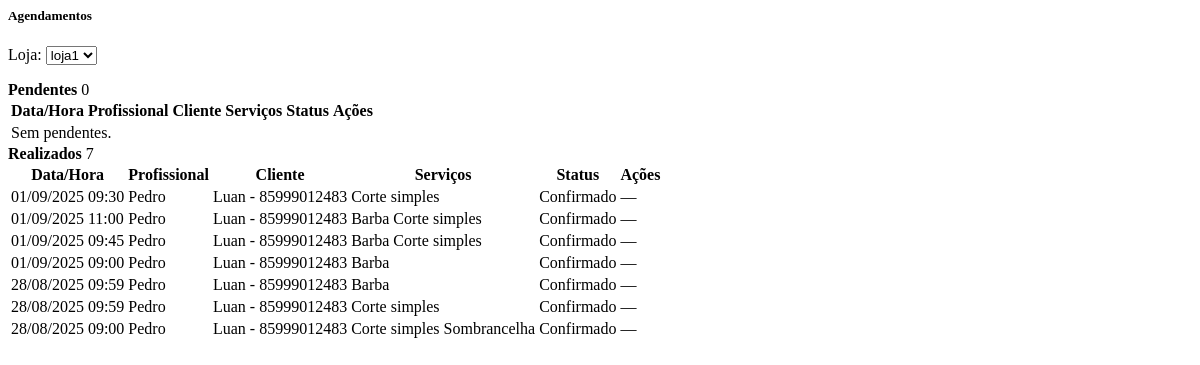
The page /home/agendamentos/ (signed in) on the database as committed earlier.
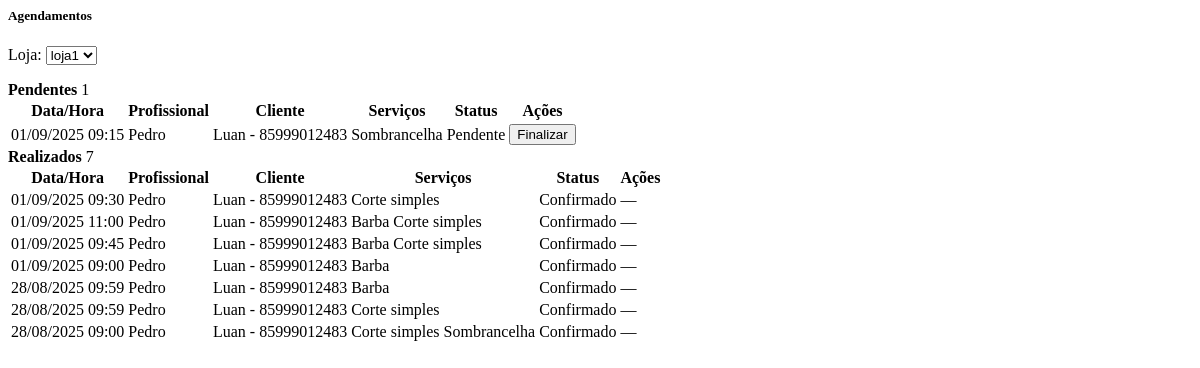
The same page on the database as committed later.
### apps/appointments/models.py (models this page shows, shortened)
class Agendamento(models.Model):
    cliente = models.ForeignKey(
        settings.AUTH_USER_MODEL,
        on_delete=models.CASCADE,
        related_name="agendamentos"
    )
    loja = models.ForeignKey("cadastro.Loja", on_delete=models.CASCADE, related_name="agendamentos")
    funcionario = models.ForeignKey("cadastro.Funcionario", on_delete=models.CASCADE, related_name="agendamentos")
    servicos = models.ManyToManyField("cadastro.Servico", related_name="agendamentos")
    duracao_total_minutos = models.PositiveIntegerField(default=0)
    data = models.DateField()
    hora = models.TimeField()
    criado_em = models.DateTimeField(auto_now_add=True)
    confirmado = models.BooleanField(default=False)
    class FormaPagamento(models.TextChoices):
        PIX = "pix", "PIX"
        DEBITO = "debito", "Débito"
        DINHEIRO = "dinheiro", "Dinheiro"
        CREDITO = "credito", "Cartão de Crédito"
    valor_final = models.DecimalField(
        max_digits=10, decimal_places=2, null=True, blank=True
    )
    teve_desconto = models.BooleanField(default=False)
    forma_pagamento = models.CharField(
        max_length=20, choices=FormaPagamento.choices, blank=True, null=True
    )
    observacao = models.TextField(blank=True)
    finalizado_em = models.DateTimeField(blank=True, null=True)

### apps/cadastro/models.py (models this page shows, shortened)
class Funcionario(models.Model):
    class Cargo(models.TextChoices):
        BARBEIRO = 'barbeiro', 'Barbeiro'
        CABELEIREIRO = 'cabeleireiro', 'Cabeleireiro(a)'
        MANICURE = 'manicure', 'Manicure/Pedicure'
        ESTETICISTA = 'esteticista', 'Esteticista'
        SOMBRANCELHA = 'sobrancelha', 'Designer de Sobrancelha'
        RECEPCAO = 'recepcao', 'Recepção'
        OUTRO = 'outro', 'Outro'
    phone_regex = RegexValidator(
        r'^\+?\d{10,15}$',
        'Informe telefone no formato internacional, ex.: +5585...'
    )
    loja = models.ForeignKey('Loja', on_delete=models.CASCADE, related_name='funcionarios')
    nome = models.CharField(max_length=120)
    cargo = models.CharField(max_length=20, choices=Cargo.choices, default=Cargo.BARBEIRO)
    email = models.EmailField(blank=True, null=True)
    telefone = models.CharField(max_length=17, blank=True, null=True, validators=[phone_regex])
    slug = models.SlugField(max_length=160, blank=True)
    ativo = models.BooleanField(default=True)
    criado_em = models.DateTimeField(auto_now_add=True)
    atualizado_em = models.DateTimeField(auto_now=True)
    class Meta:
        verbose_name = 'Funcionário'
        verbose_name_plural = 'Funcionários'
        unique_together = (('loja', 'slug'),)
        ordering = ('nome',)

class Servico(models.Model):
    loja = models.ForeignKey(Loja, on_delete=models.CASCADE, related_name='servicos')
    nome = models.CharField(max_length=160)
    slug = models.SlugField(max_length=180, blank=True)
    descricao = models.TextField(blank=True)
    duracao_minutos = models.PositiveSmallIntegerField(validators=[MinValueValidator(1)], default=30)
    preco = models.DecimalField(max_digits=10, decimal_places=2, validators=[MinValueValidator(0)])
    profissionais = models.ManyToManyField('Funcionario', related_name='servicos', blank=True)
    ativo = models.BooleanField(default=True)
    criado_em = models.DateTimeField(auto_now_add=True)
    atualizado_em = models.DateTimeField(auto_now=True)
    class Meta:
        verbose_name = "Serviço"
        verbose_name_plural = "Serviços"
        ordering = ("nome",)
        unique_together = (("loja", "slug"),)

### apps/accounts/models.py (models this page shows, shortened)
class User(AbstractUser):
    nome = models.CharField(max_length=120, blank=True, null=True)
    sobrenome = models.CharField(max_length=120, blank=True, null=True)
    grupo = models.SlugField(max_length=150, blank=True)  # << slug único para subdomínio
    email = models.EmailField(unique=True)
    is_owner = models.BooleanField(default=False)
    is_client = models.BooleanField(default=False)
    phone_regex = RegexValidator(r"^\+?\d{10,15}$", "Informe telefone no formato internacional, ex.: +5585...")
    phone = models.CharField(max_length=17, blank=True, null=True, validators=[phone_regex])
    full_name = models.CharField(max_length=120, blank=True, null=True)
    USERNAME_FIELD = "email"
    REQUIRED_FIELDS = []
    objects = UserManager()

### apps/accounts/views.py (the view)
# urls.py: path("home/agendamentos/", views.owner_home_agendamentos, name="owner_home_agendamentos"),
@login_required
@subscription_required
def owner_home_agendamentos(request):
    if not getattr(request.user, 'is_owner', False):
        return redirect('accounts:owner_login')
    lojas = request.user.lojas.order_by('nome')
    loja_id = request.GET.get('loja_filtro') or request.GET.get('loja')
    loja_sel = get_object_or_404(lojas, pk=loja_id) if loja_id else (lojas.first() if lojas.exists() else None)
    base = Agendamento.objects.filter(loja__owner=request.user)
    if loja_sel:
        base = base.filter(loja=loja_sel)
    pendentes = base.filter(confirmado=False).order_by('criado_em')[:20]
    realizados = base.filter(confirmado=True).order_by('-criado_em')[:20]
    ctx = {
        'lojas': lojas,
        'loja': loja_sel,
        'pendentes': pendentes,
        'realizados': realizados,
        'total_pendentes': base.filter(confirmado=False).count(),
        'total_realizados': base.filter(confirmado=True).count(),
    }
    return render(request, 'accounts/partials/owner_home_agendamentos.html', ctx)

### apps/accounts/models.py (called while the page is built)
    def is_active(self) -> bool:
        return timezone.now() <= self.end_date

### apps/accounts/templates/accounts/partials/owner_home_agendamentos.html (shortened to what the changed rows need)
<div id="agendamentos-section">
  <div class="row g-3">
    <div class="col-md-6">
      <div class="card h-100">
        <div class="card-header d-flex justify-content-between align-items-center">
          <strong>Pendentes</strong>
          <span class="badge bg-warning text-dark">{{ total_pendentes }}</span>
        </div>
        <div class="card-body p-0">
          <div class="table-responsive" style="max-height: 420px; overflow-y: auto;">
            <table class="table table-sm table-striped align-middle mb-0">
              <thead class="table-light sticky-top">
                <tr>
                  <th>Data/Hora</th>
                  <th>Profissional</th>
                  <th>Cliente</th>
                  <th>Serviços</th>
                  <th>Status</th>
                  <th>Ações</th>
                </tr>
              </thead>
              <tbody>
                {% for a in pendentes %}
                <tr>
                  <td>{{ a.data|date:"d/m/Y" }} {{ a.hora|time:"H:i" }}</td>
                  <td>{{ a.funcionario.nome }}</td>
                  <td>{{ a.cliente.full_name }} - {{a.cliente.phone}}
                  <td>
                    {% if a.servicos.all %}
                      {% for s in a.servicos.all %}
                        <span class="badge text-bg-light">{{ s.nome }}</span>
                      {% endfor %}
                    {% else %}
                      <span class="text-muted">—</span>
                    {% endif %}
                  </td>
                  <td>{% if a.confirmado %}Confirmado{% else %}Pendente{% endif %}</td>
                  <td>
                    <button class="btn btn-sm btn-outline-success"
                            data-bs-toggle="modal"
                            data-bs-target="#modalShell"
                            hx-get="{% url 'appointments:finalizar_agendamento' a.pk %}"
                            hx-target="#modalShell .modal-content"
                            hx-swap="innerHTML">
                      Finalizar
                    </button>
                  </td>
                </tr>
                {% empty %}
                <tr><td colspan="6" class="text-muted">Sem pendentes.</td></tr>
                {% endfor %}
              </tbody>
            </table>
          </div>
        </div>
      </div>
    </div>
    <div class="col-md-6">
      <div class="card h-100">
        <div class="card-body p-0">
          <div class="table-responsive" style="max-height: 420px; overflow-y: auto;">
            <table class="table table-sm table-striped align-middle mb-0">
              <thead class="table-light sticky-top">
                <tr>
                  <th>Data/Hora</th>
                  <th>Profissional</th>
                  <th>Cliente</th>
                  <th>Serviços</th>
                  <th>Status</th>
                  <th>Ações</th>
                </tr>
              </thead>
              <tbody>
                {% for a in realizados %}
                <tr>
                  <td>{{ a.data|date:"d/m/Y" }} {{ a.hora|time:"H:i" }}</td>
                  <td>{{ a.funcionario.nome }}</td>
                  <td>{{ a.cliente.full_name }} - {{a.cliente.phone}}
                  </td>
                  <td>
                    {% if a.servicos.all %}
                      {% for s in a.servicos.all %}
                        <span class="badge text-bg-light">{{ s.nome }}</span>
                      {% endfor %}
                    {% else %}
                      <span class="text-muted">—</span>
                    {% endif %}
                  </td>
                  <td>{% if a.confirmado %}Confirmado{% else %}Pendente{% endif %}</td>
                  <td><span class="text-muted">—</span></td>
                </tr>
                {% empty %}
                <tr><td colspan="6" class="text-muted">Sem realizados.</td></tr>
                {% endfor %}
              </tbody>
            </table>
          </div>
        </div>
      </div>
    </div>
  </div>
</div>

Rows that differ between the two databases and show on the page:
added Agendamento: data "01/09/2025", hora "09:15", funcionario.nome "Pedro", cliente.full_name "Luan", cliente.phone "85999012483", confirmado "Pendente", Servico (nome "Sombrancelha"), shown under "Agendamentos"
Other text that changed with them:
{{ total_pendentes }}: "0" → "1"
text no longer shown: "Sem pendentes."
